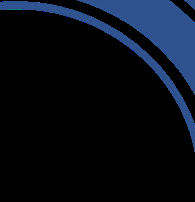
#> input picture Melanoma/2.png, 195 x 202 px, found by its file name
$ jupyter execute --allow-errors blob_200620.ipynb   (older library calls are emulated)
#> lines starting #> are read from the running program, lines starting #| are printed output that depends on the picture; after the words box and inside, x2 and y2 are one past the last pixel; in counts of white or black regions, pixels touching at a corner belong together
[cell 1]
import cv2
import numpy as np
from matplotlib import pyplot as plt

img = cv2.imread('2.png')#io.imread('https://i.stack.imgur.com/J46nA.jpg')
#> img is the input picture: shape (202, 195, 3); mean B, G, R 22, 12.6, 7.2
gray = cv2.cvtColor(img, cv2.COLOR_BGR2GRAY)
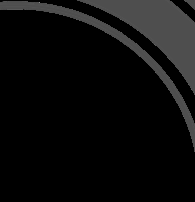
#> gray: shape (202, 195); min 0, max 142, mean 12

# Use fixed threshold to mask black areas
_, thresh = cv2.threshold(gray, 30, 255, cv2.THRESH_TRUNC)
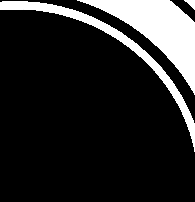
#> thresh: shape (202, 195); min 0, max 30, mean 4.6; drawn with min black and max white

[cell 2]
f,ax=plt.subplots(1,2,figsize=(15,7))
ax[0].imshow(img)
ax[1].imshow(thresh,cmap="gray")
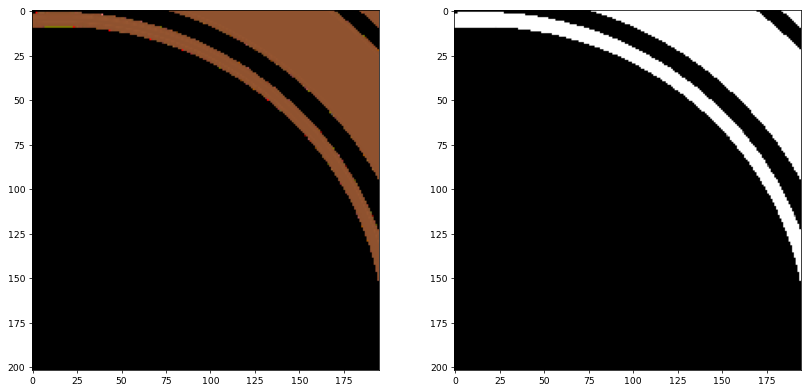
#> figure drawn by matplotlib, 2 panels; B, G, R data is drawn as R, G, B

[cell 3]
images, contours, hierachy = cv2.findContours(thresh, cv2.RETR_TREE, cv2.CHAIN_APPROX_TC89_KCOS)
#> contours = 3 contours; box (x1, y1, x2, y2) and area: (77, 0, 195, 95) 3710, (0, 1, 195, 152) 1852, (184, 0, 195, 10) 45
# Get bounding rectangles for the scale and the particles
thr_size =11000
scale = [cv2.boundingRect(cnt) for cnt in contours if cv2.contourArea(cnt) > thr_size]
#> scale = []

[cell 4]
image = cv2.drawContours(img, contours, 0, 2)

plt.subplot(1, 2, 1)
plt.imshow(img, cmap='bone')
plt.title("origin")
plt.axis('off')

plt.subplot(1, 2, 2)
plt.imshow(image, cmap='bone')
plt.title("contour")
plt.axis('off')
plt.tight_layout()
plt.show()
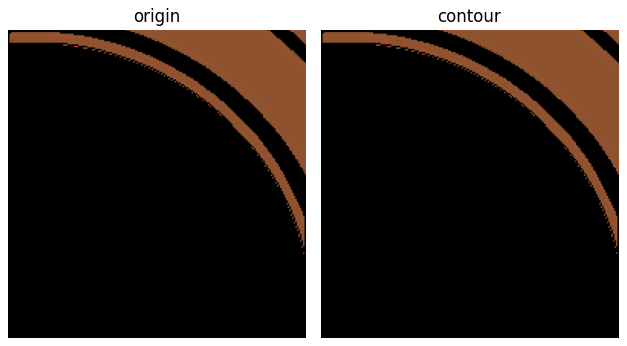
#> figure drawn by matplotlib, 2 panels; B, G, R data is drawn as R, G, B

[cell 5]
len(contours)
#> Out = 3

[cell 6]
contours[0].shape
#> Out = (60, 1, 2)

[cell 7]
np.squeeze(contours[0])[:5]
#> Out = [[2, 1], [0, 2], [0, 9], [35, 9], [42, 10]]

[cell 8]
x0, y0 = zip(*np.squeeze(contours[0]))
#> x0 = 60 values, max 194 at index 34, min 0 at index 1, mean 120.1; y0 = 60 values, max 151 at index 35, min 1 at index 0, mean 55.13
plt.plot(x0, y0, c="b")
plt.show()
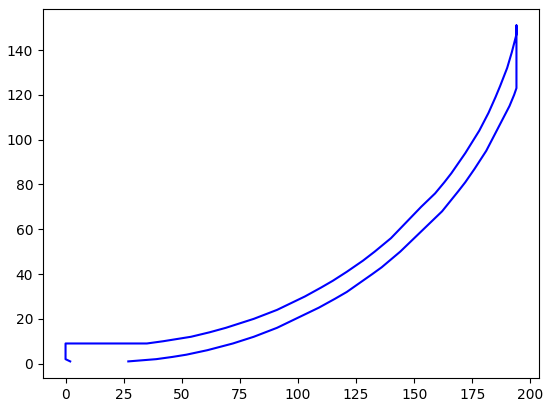
#> figure drawn by matplotlib, 1 panel

[cell 9]
x0, y0 = zip(*np.squeeze(contours[1]))
#> x0 = (184, 194, 194); y0 = (0, 9, 0)
plt.plot(x0, y0, c="b")
plt.show()
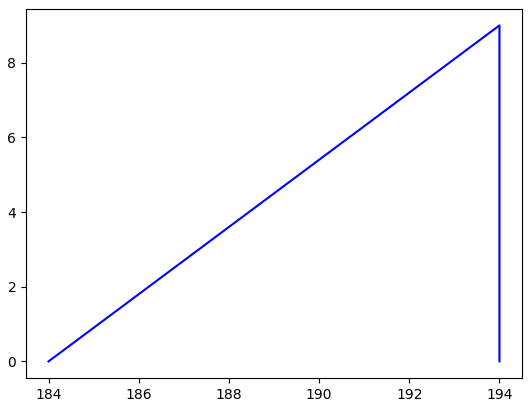
#> figure drawn by matplotlib, 1 panel

[cell 10]
x0, y0 = zip(*np.squeeze(contours[2]))
#> x0 = 27 values, max 194 at index 21, min 77 at index 0, mean 146.9; y0 = 27 values, max 94 at index 21, min 0 at index 0, mean 33.85
plt.plot(x0, y0, c="b")
plt.show()
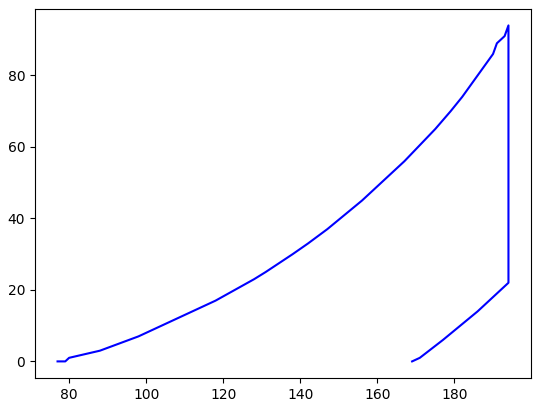
#> figure drawn by matplotlib, 1 panel
